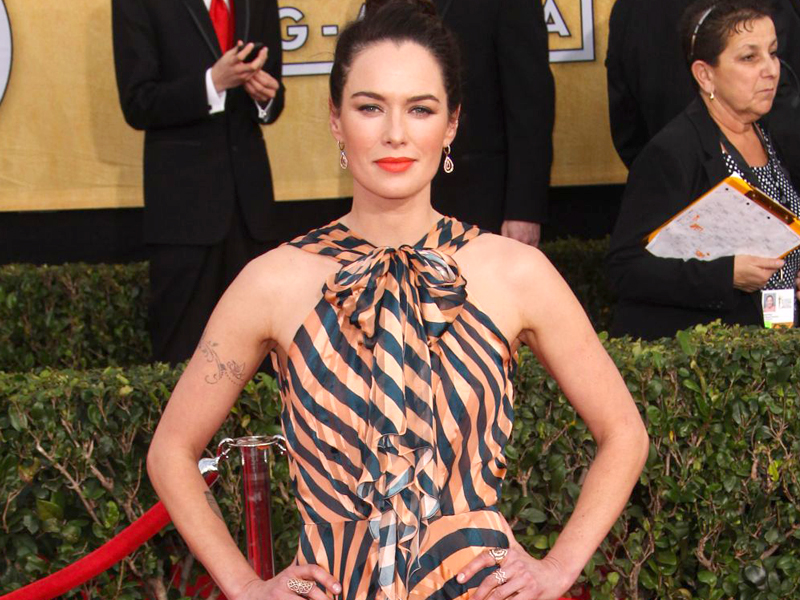
#> input picture Cersei.jpg, 800 x 600 px
$ python Image-Filter-Transformation.py   (older library calls are emulated)
#> lines starting #> are read from the running program, lines starting #| are printed output that depends on the picture
import numpy as np
import matplotlib.pyplot as plt
import cv2
import scipy.fftpack as fp
import scipy.ndimage as ndimage
from numpy import pi, exp, sqrt

# Session 10


img = ndimage.imread('Cersei.jpg')
#> img is the input picture: shape (600, 800, 3); mean R, G, B 112.7, 86.7, 67.9
plt.imshow(img, interpolation='nearest')
plt.title('Original')
plt.show()

def rgb2gray(rgb):
    return np.dot(rgb[...,:3], [0.299, 0.587, 0.114])
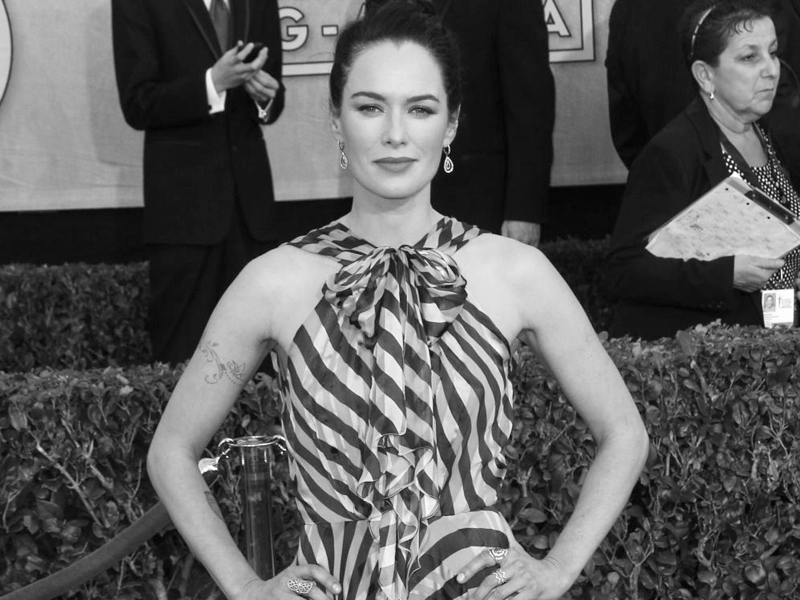
#> returned value: shape (600, 800) float64; min 0.912, max 255, mean 92.3


gray = rgb2gray(img)
plt.imshow(gray, cmap = plt.get_cmap('gray'))
plt.title('Gray')
plt.show()

A1 = fp.fft2(gray)
A2 = fp.fftshift(A1)
psd2D = np.abs(A2)**2
sd2D = np.abs(A2)
plt.imshow(np.log10(sd2D))
plt.title('Gray FFT')
plt.show()


gray = rgb2gray(img)
rows, columns = gray.shape
#> rows = 600; columns = 800
arr_noise = gray + (50*np.random.rand(rows, columns)-(150/2))
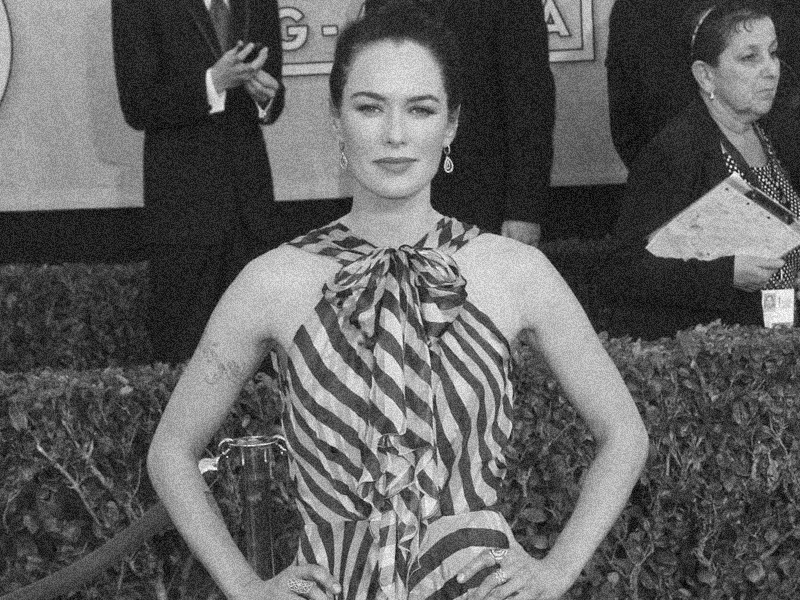
#> arr_noise: shape (600, 800) float64; min -70.88, max 229.3, mean 42.3; drawn with min black and max white
A1 = fp.fft2(arr_noise)
A2 = fp.fftshift(A1)
psd2D = np.abs(A2)**2
sd2D = np.abs(A2)
print(sd2D.shape)
#| (600, 800)
plt.imshow(np.log10(sd2D))
plt.title('Gray + random noise    FFT')
plt.show()
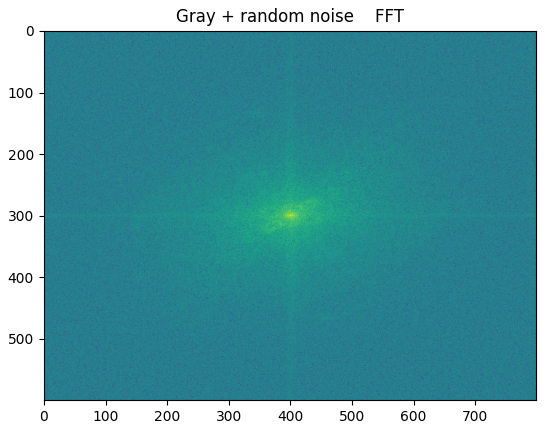
#> figure drawn by matplotlib, 1 panel

# Note the 0 sigma for the last axis, we don't wan't to blurr the color planes together!
# Thus step is generally to add Gaussian noise to the original signal
gray = ndimage.gaussian_filter(arr_noise, sigma=(5, 5), order=0)
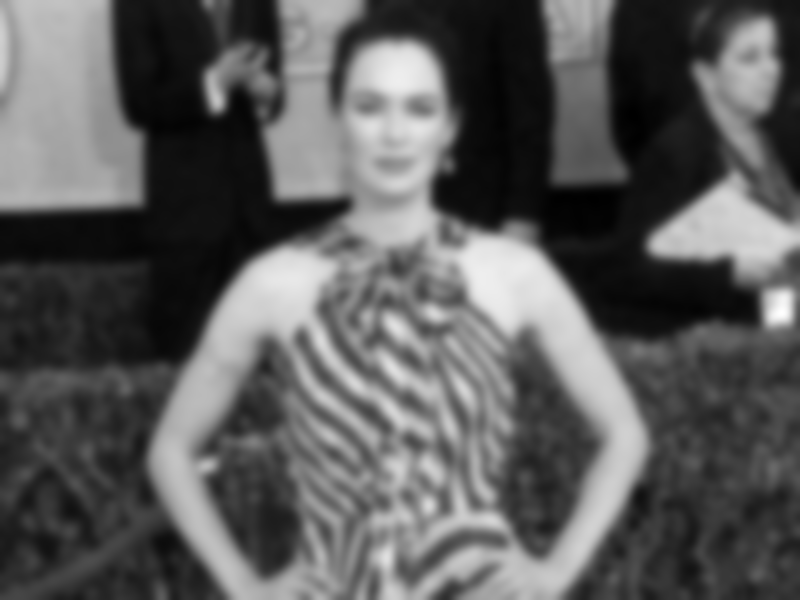
#> gray: shape (600, 800) float64; min -42.18, max 192.1, mean 42.3; drawn with min black and max white
plt.imshow(gray, interpolation='nearest')
plt.title('Gray + Gaussian filter 1')
plt.show()


# There is a nice tutorial on fft of image in Python
# http://www.astrobetter.com/blog/2010/03/03/fourier-transforms-of-images-in-python/

# Take the fourier transform of the image.
A1 = fp.fft2(gray)
# Now shift the quadrants around so that low spatial frequencies are in
# the center of the 2D fourier transformed image.
A2 = fp.fftshift(A1)
# Calculate a 2D power spectrum
psd2D = np.abs(A2)**2
sd2D_gaussian = np.abs(A2)
plt.imshow(np.log10(sd2D_gaussian))
plt.title('Gray + Gaussian filter     FFT  1')
plt.show()
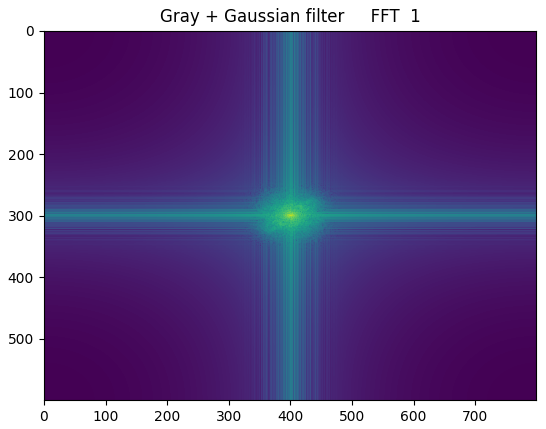
#> figure drawn by matplotlib, 1 panel
'''
# Gaussian filter 2
def _gaussianMatrix(self, dim, sigma):
    """
    Create and return a 2D matrix filled with a gaussian distribution. The
    returned matrix will be of shape (dim, dim). The mean of the gaussian
    will be in the center of the matrix and have a value of 1.0.
    """

    gaussian = lambda x, sigma: exp(-(x**2) / (2*(sigma**2)))

    # Allocate the matrix
    m = np.empty((600, 800), dtype=np.double)

    # Find the center
    center = (dim - 1) / 2.0

    # TODO: Simplify using numpy.meshgrid
    # Fill it in
    for y in range(600):
      for x in range(800):
        dist = np.sqrt((x-401)**2 + (y-301)**2)
        m[y,x] = gaussian(dist, sigma)

    return m

mean_x=201
mean_y=301
#x, y = np.mgrid[-size:size+1, -size_y:size_y+1]
# make these smaller to increase the resolution
dx, dy = 1, 1

# generate 2 2d grids for the x & y bounds
x, y = np.mgrid[slice(1, 600 + dy, dy),
                slice(1, 800 + dx, dx)]
sigma = 100
gaussian_filter = _gaussianMatrix(np.ones(shape=x.shape),dim=10,sigma=sigma)
plt.pcolor(y, x, gaussian_filter)
plt.title('Guassian Filter 2')
# set the limits of the plot to the limits of the data
#plt.axis([x.min(), x.max(), y.min(), y.max()])
plt.colorbar()
plt.show()
'''


img = cv2.imread('Cersei.jpg',0)
#> img: shape (600, 800); min 1, max 255, mean 92.3
img_noise = img + (50*np.random.rand(rows, columns)-(150/2))
dft = cv2.dft(np.float32(img_noise),flags = cv2.DFT_COMPLEX_OUTPUT)
dft_shift = np.fft.fftshift(dft)

magnitude_spectrum = 20*np.log(cv2.magnitude(dft_shift[:,:,0],dft_shift[:,:,1]))
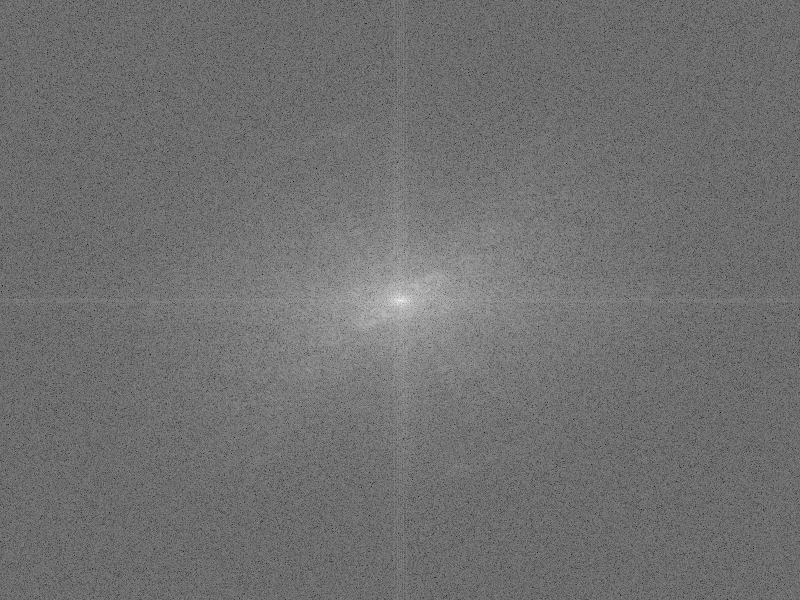
#> magnitude_spectrum: shape (600, 800) float32; min 63.47, max 336.6, mean 184.3; drawn with min black and max white

plt.subplot(121),plt.imshow(img_noise, cmap = 'gray')
plt.title(' OpenCV Input Image'), plt.xticks([]), plt.yticks([])
plt.subplot(122),plt.imshow(magnitude_spectrum, cmap = 'gray')
plt.title('OpenCV Magnitude Spectrum'), plt.xticks([]), plt.yticks([])
plt.show()


rows, cols = img.shape
#> cols = 800
crow,ccol = np.int(rows/2) , np.int(cols/2)
#> crow = 300; ccol = 400

# create a mask first, center square is 1, remaining all zeros
mask = np.zeros((rows,cols,2),np.uint8)
mask[crow-30:crow+30, ccol-30:ccol+30] = 1

# apply mask and inverse DFT
fshift = dft_shift*mask
f_ishift = np.fft.ifftshift(fshift)
img_back = cv2.idft(f_ishift)
img_back = cv2.magnitude(img_back[:,:,0],img_back[:,:,1])
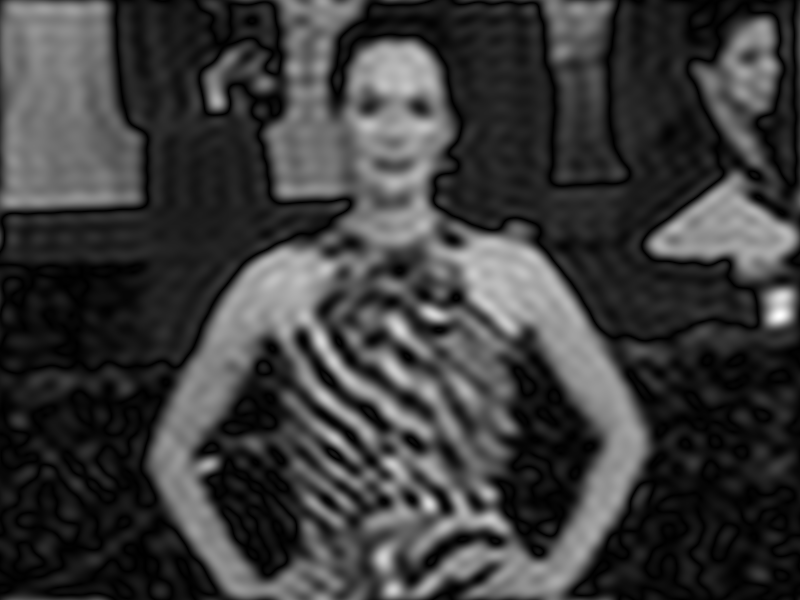
#> img_back: shape (600, 800) float32; min 10528.1, max 118063392, mean 27982046; drawn with min black and max white

plt.subplot(121),plt.imshow(img, cmap = 'gray')
plt.title('Input Image'), plt.xticks([]), plt.yticks([])
plt.subplot(122),plt.imshow(img_back, cmap = 'gray')
plt.title('Magnitude Spectrum'), plt.xticks([]), plt.yticks([])
plt.show()
